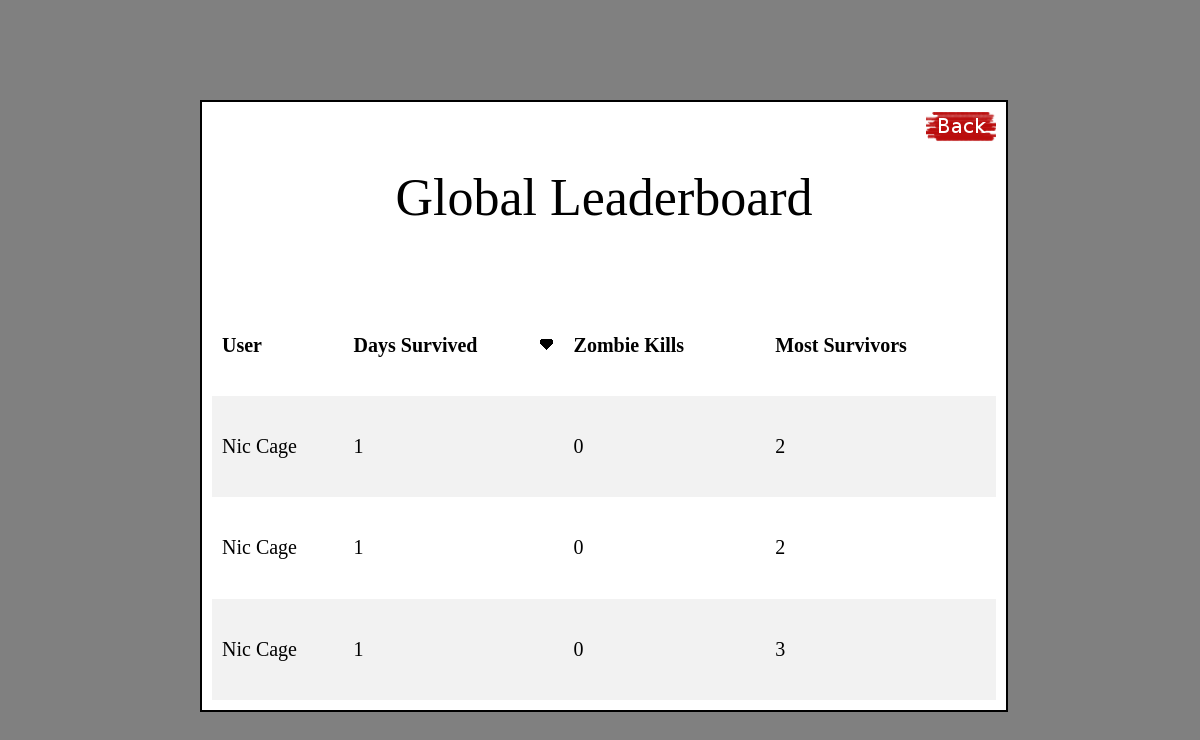
/zombie/leaderboard/, run on an earlier commit of the app's database.
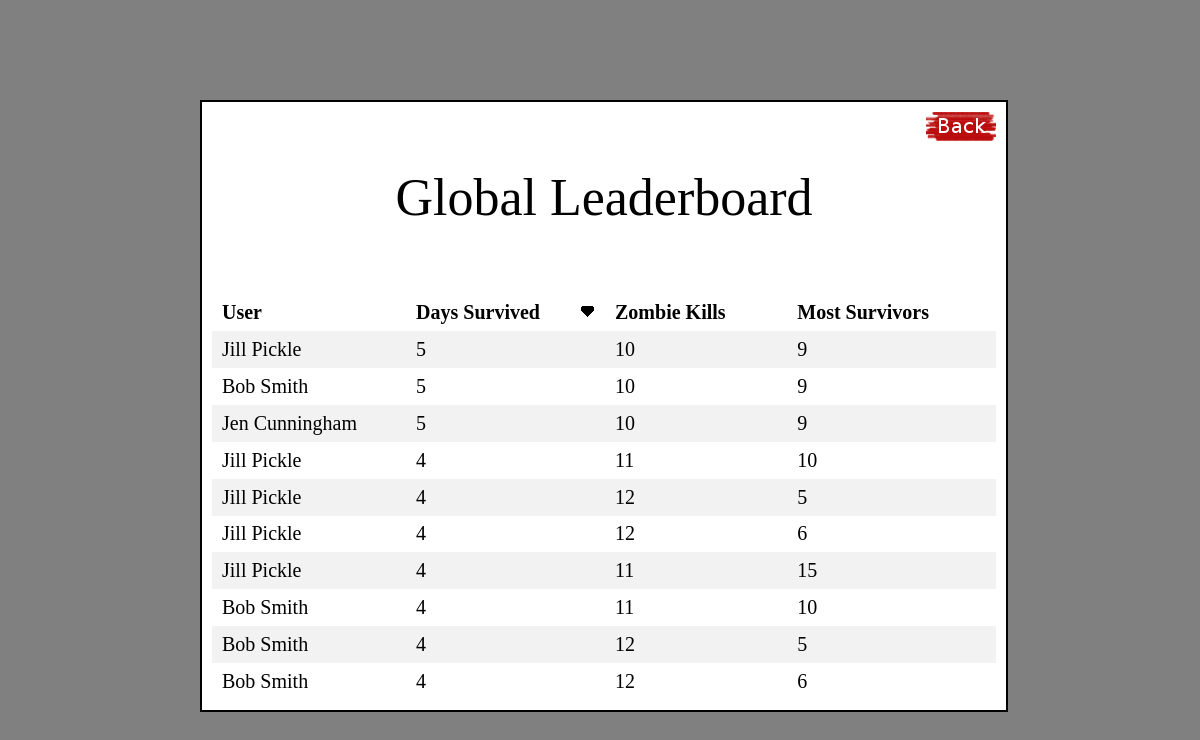
And on a later commit of the database.
### zombie/models.py (models this page shows, shortened)
class Score(models.Model):
    user = models.ForeignKey(UserProfile)
    days_survived = models.IntegerField()
    zombie_kills = models.IntegerField()
    most_survivors = models.IntegerField()

class UserProfile(models.Model):
    user = models.OneToOneField(User)
    avatar = models.ImageField(upload_to='profile_images', blank=True)
    friends = models.ManyToManyField('self', blank=True)
    has_killer_badge = models.BooleanField(default=False)
    has_survivor_badge = models.BooleanField(default=False)
    has_gatherer_badge = models.BooleanField(default=False)
    has_people_person_badge = models.BooleanField(default=False)
    has_explorer_badge = models.BooleanField(default=False)
    has_noob_badge = models.BooleanField(default=False)

### zombie/views.py (the view)
def leaderboard(request):
    if request.method == 'POST':
        if request.POST.get('sort_by') == 'days_survived':
            scores = Score.objects.order_by('-days_survived')[:10]
            scores_sorted_by = "days_survived"
        elif request.POST.get('sort_by') == 'zombie_kills':
            scores = Score.objects.order_by('-zombie_kills')[:10]
            scores_sorted_by = "zombie_kills"
        elif request.POST.get('sort_by') == 'most_survivors':
            scores = Score.objects.order_by('-most_survivors')[:10]
            scores_sorted_by = "most_survivors"
        else:
            scores = Score.objects.order_by('-days_survived')[:10]
            scores_sorted_by = "days_survived"
    else:
        scores = Score.objects.order_by('-days_survived')[:10]
        scores_sorted_by = "days_survived"
    context_dict = {
        'scores':scores,
        'scores_sorted_by':scores_sorted_by
    }
    return render(request, 'zombie/leaderboard.html', context_dict)

### templates/zombie/leaderboard.html (shortened to what this page needs)
<!DOCTYPE html>
{% load staticfiles %}
<html>
    <head>
        <link rel="stylesheet" type="text/css" href="{% static 'css/common_style.css' %}" />
        <link rel="stylesheet" type="text/css" href="{% static 'css/leaderboard_style.css' %}" />
    </head>
    <body>
        <div id="content_area">
            <div id="leaderboard_word">
                <span>Global Leaderboard</span>
            </div>
            <div id="back_button_div">
                <a href="/zombie/"><img src="{% static 'img/profile_back.png' %}"/></a>
            </div>
            <div id="leaderboard_table_div">
                <table id="leaderboard_table">
                    <tr>
                        <th>
                                User
                            </th>
                            <th {% if scores_sorted_by != 'days_survived' %} onmouseover="showTableSortButton1()" onmouseout="hideTableSortButton1()" {% endif %} >
                                Days Survived
                                <div class="sort_button_div">
                                    <form action="/zombie/leaderboard/" method="post">
                                        <input type="image" id="table_sort_button_1" src="{% static 'img/table_sort_button.png' %}" width=15 height=15 />
                                    </form>
                                </div>
                            </th>
                            <th {% if scores_sorted_by != 'zombie_kills' %} onmouseover="showTableSortButton2()" onmouseout="hideTableSortButton2()" {% endif %} >
                                Zombie Kills
                                <div class="sort_button_div">
                                    <form action="/zombie/leaderboard/" method="post">
                                    </form>
                                </div>
                            </th>
                            <th {% if scores_sorted_by != 'most_survivors' %} onmouseover="showTableSortButton3()" onmouseout="hideTableSortButton3()" {% endif %} >
                                Most Survivors
                                <div class="sort_button_div">
                                    <form action="/zombie/leaderboard/" method="post">
                                    </form>
                                </div>
                            </th>
                    </tr>
                    {% for score in scores %}
                        <tr>
                            <td>{{ score.user.user.first_name }} {{ score.user.user.last_name }}</td>
                            <td>{{ score.days_survived }}</td>
                            <td>{{ score.zombie_kills }}</td>
                            <td>{{ score.most_survivors }}</td>
                        </tr>
                    {% endfor %}
                </table>
            </div>
        </div>
    </body>
</html>

What changed in the data, as far as the page shows it:
removed Score: user.user.first_name "Nic", user.user.last_name "Cage", days_survived "1", zombie_kills "0", most_survivors "2"
removed Score: user.user.first_name "Nic", user.user.last_name "Cage", days_survived "1", zombie_kills "0", most_survivors "2"
removed Score: user.user.first_name "Nic", user.user.last_name "Cage", days_survived "1", zombie_kills "0", most_survivors "3"
added Score: user.user.first_name "Jill", user.user.last_name "Pickle", days_survived "5", zombie_kills "10", most_survivors "9"
added Score: user.user.first_name "Bob", user.user.last_name "Smith", days_survived "5", zombie_kills "10", most_survivors "9"
added Score: user.user.first_name "Jen", user.user.last_name "Cunningham", days_survived "5", zombie_kills "10", most_survivors "9"
added Score: user.user.first_name "Jill", user.user.last_name "Pickle", days_survived "4", zombie_kills "11", most_survivors "10"
added Score: user.user.first_name "Jill", user.user.last_name "Pickle", days_survived "4", zombie_kills "12", most_survivors "5"
added Score: user.user.first_name "Jill", user.user.last_name "Pickle", days_survived "4", zombie_kills "12", most_survivors "6"
added Score: user.user.first_name "Jill", user.user.last_name "Pickle", days_survived "4", zombie_kills "11", most_survivors "15"
added Score: user.user.first_name "Bob", user.user.last_name "Smith", days_survived "4", zombie_kills "11", most_survivors "10"
added Score: user.user.first_name "Bob", user.user.last_name "Smith", days_survived "4", zombie_kills "12", most_survivors "5"
added Score: user.user.first_name "Bob", user.user.last_name "Smith", days_survived "4", zombie_kills "12", most_survivors "6"
